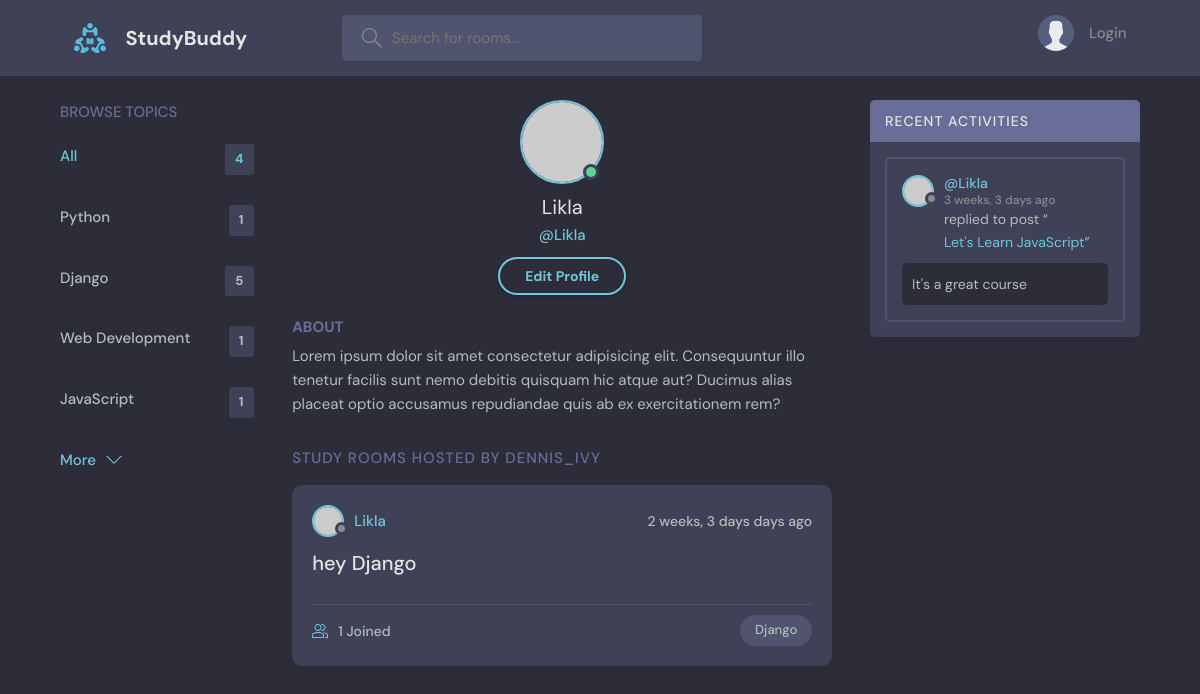
The app's page /profile/2/ with its own data.
### base/models.py (models this page shows, shortened)
class Topic(models.Model):
    name = models.CharField(max_length=200)

class Room(models.Model):
    host = models.ForeignKey(User, on_delete=models.SET_NULL, null=True)
    topic = models.ForeignKey(Topic, on_delete=models.SET_NULL, null=True)
    name =models.CharField(max_length=200)
    description = models.TextField(null=True, blank=True)
    participants = models.ManyToManyField(User, related_name='participants', blank=True)
    updated = models.DateTimeField(auto_now=True)
    created = models.DateTimeField(auto_now_add=True)
    class Meta:
        ordering = ['-updated', '-created']
    def __str__(self):
        return self.name

class Message(models.Model):
    user = models.ForeignKey(User, on_delete=models.CASCADE)
    room = models.ForeignKey(Room, on_delete=models.CASCADE)
    body = models.TextField()
    updated = models.DateTimeField(auto_now=True)
    created = models.DateTimeField(auto_now_add=True)
    class Meta:
        ordering = ['-updated', '-created']

### base/views.py (the view)
# urls.py: path('profile/<str:pk>/', views.userProfile, name='user-profile')
def userProfile(request, pk):
     user = User.objects.get(id=pk)
     rooms = user.room_set.all()
     room_messages = user.message_set.all()
     topics = Topic.objects.all()
     context = {'user': user, 'rooms': rooms, 'room_messages': room_messages, 'topics': topics }
     return render(request, 'base/profile.html', context)

### base/templates/base/profile.html
{% extends "main.html" %} {% block content %}
  <main class="profile-page layout layout--3">
    <div class="container">
     {%include "base/topics_component.html"%}
      <div class="roomList">
        <div class="profile">
          <div class="profile__avatar">
            <div class="avatar avatar--large active">
              <img src="https://randomuser.me/api/portraits/men/11.jpg" />
            </div>
          </div>
          <div class="profile__info">
            <h3>{{user.username}}</h3>
            <p>@{{user.username}}</p>
            <a href="edit-user.html" class="btn btn--main btn--pill">Edit Profile</a>
          </div>
          <div class="profile__about">
            <h3>About</h3>
            <p>
              Lorem ipsum dolor sit amet consectetur adipisicing elit. Consequuntur illo tenetur
              facilis sunt nemo debitis quisquam hic atque aut? Ducimus alias placeat optio
              accusamus repudiandae quis ab ex exercitationem rem?
            </p>
          </div>
        </div>
        <div class="roomList__header">
          <div>
            <h2>Study Rooms Hosted by dennis_ivy</a>
            </h2>
          </div>
        </div>
        {%include 'base/feed_component.html'%}
      </div>
     {%  include 'base/activity_component.html' %}
    </div>
  </main>
{% endblock content %}

### base/templates/base/topics_component.html
<div class="topics">
  <div class="topics__header">
    <h2>Browse Topics</h2>
  </div>
  <ul class="topics__list">
    <li>
      <a href="/" class="active">All <span>{{topics.count}}</span></a>
    </li>
    {% for topic in topics %}
    <li>
      <a href="{% url 'home' %}?q={{topic.name}}"
        >{{ topic.name }} <span>{{ topic.room_set.all.count }}</span></a
      >
    </li>
    {% endfor %}
  </ul>
  <a class="btn btn--link" href="topics.html">
    More
    <svg
      version="1.1"
      xmlns="http://www.w3.org/2000/svg"
      width="32"
      height="32"
      viewBox="0 0 32 32"
    >
      <title>chevron-down</title>
      <path d="M16 21l-13-13h-3l16 16 16-16h-3l-13 13z"></path>
    </svg>
  </a>
</div>

### base/templates/base/feed_component.html (shortened to what this page needs)
{%for room in rooms%}
<div class="roomListRoom">
  <div class="roomListRoom__header">
    <a href="{%url 'user-profile' room.host.id%}" class="roomListRoom__author">
      <div class="avatar avatar--small">
        <img src="https://randomuser.me/api/portraits/women/11.jpg" />
      </div>
      <span>{{room.host.username}}</span>
    </a>
    <div class="roomListRoom__actions">
      <span>{{room.created|timesince}} days ago</span>
    </div>
  </div>
  <div class="roomListRoom__content">
    <a href="{%url 'room' room.id %}">{{room.name}}</a>
  </div>
  <div class="roomListRoom__meta">
    <a href="{%url 'room' room.id %} " class="roomListRoom__joined">
      {{room.participants.all.count}} Joined
    </a>
    <p class="roomListRoom__topic">{{room.topic.name}}</p>
  </div>
</div>
{%endfor%}

### base/templates/base/activity_component.html (shortened to what this page needs)
<div class="activities">
  <div class="activities__header">
    <h2>Recent Activities</h2>
  </div>
  {% for message in room_messages %}
  <div class="activities__box">
    <div class="activities__boxHeader roomListRoom__header">
      <a
        href="{%url 'user-profile' message.user.id%}"
        class="roomListRoom__author"
      >
        <div class="avatar avatar--small">
          <img src="https://randomuser.me/api/portraits/women/11.jpg" />
        </div>
        <p>
          @{{message.user}}
          <span>{{message.created|timesince}} ago</span>
        </p>
      </a>
    </div>
    <div class="activities__boxContent">
      <p>
        replied to post “<a href="{%url 'room' message.room.id%}"
          >{{message.room}}</a
        >”
      </p>
      <div class="activities__boxRoomContent">{{ message.body }}</div>
    </div>
  </div>
  {% endfor %}
</div>

### records on screen
Topic: name "Python", room_set.all.count "1"
Topic: name "Django", room_set.all.count "5"
Topic: name "Web Development", room_set.all.count "1"
Topic: name "JavaScript", room_set.all.count "1"
Room: host.username "Likla", created "2 weeks, 3 days", name "hey Django", participants.all.count "1", topic.name "Django"
Message: user "Likla", created "3 weeks, 3 days", room "Let's Learn JavaScript", body "It's a great course"

### other values on screen
{{ topics.count }} "4"
{{ user.username }} "Likla"
